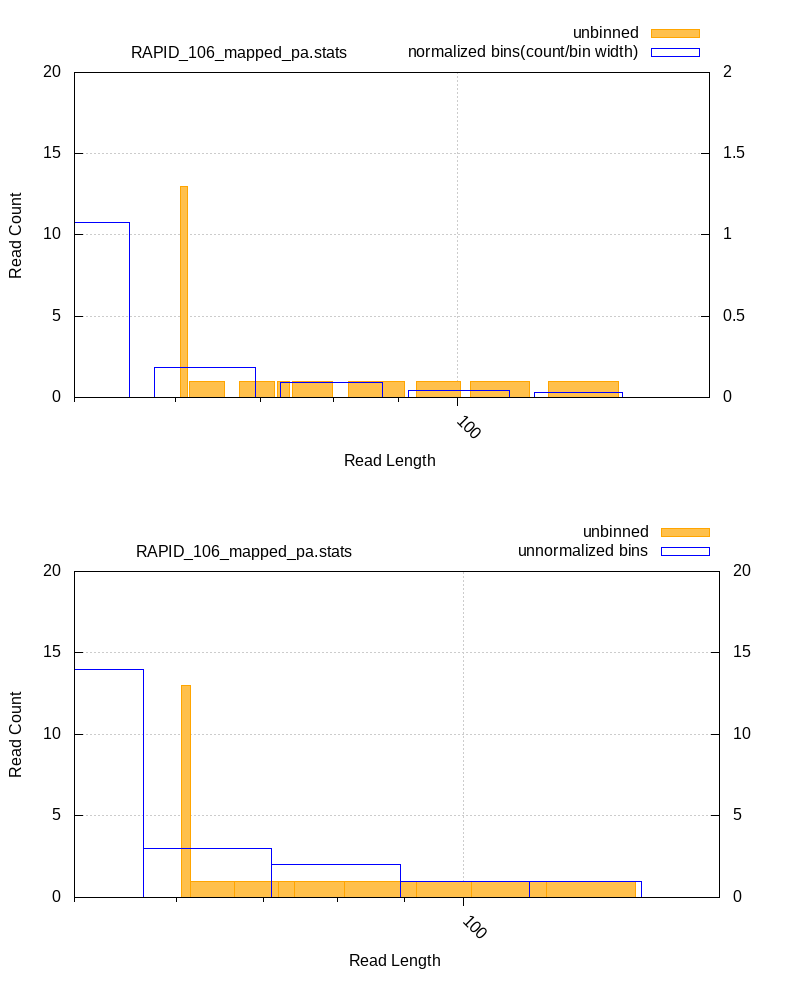

Source code (gnuplot):

        set ytics nomirror
        set y2tic nomirror
        set terminal png size 800,1000 truecolor
        set output "RAPID_106_mapped_pa_plots-read-length.png"
        set grid xtics ytics y2tics back lc rgb "#cccccc"
        set grid noy2tics
        set multiplot layout 2,1 columnsfirst scale 1,0.9
        set yrange[0: 20]
        set ylabel "Read Count"
        set logscale x

        set xrange[50: 158]
        set xtics rotate by -45 out scale 1 nomirror
        set xlabel "Read Length"
        set boxwidth .8 relative
        set title "RAPID_106_mapped_pa.stats" noenhanced
        set title offset -15,-.5
        set key at graph 1, 1.15
        set y2range[0:2]
        plot "RAPID_106_mapped_pa_plots-read_len_rawdata.txt" using 1:2 lt rgb "orange" with boxes fs solid .7 title 'unbinned', "RAPID_106_mapped_pa_plots-read_len_histdata.txt" using 4:3 lt rgb "blue" with boxes title 'normalized bins(count/bin width)' axis x1y2
    
        set boxwidth 1 relative
        set y2range[0:20]
        plot "RAPID_106_mapped_pa_plots-read_len_rawdata.txt" using 1:2 lt rgb "orange" with boxes fs solid .7 title 'unbinned', "RAPID_106_mapped_pa_plots-read_len_histdata.txt" using 4:2 lt rgb "blue" with boxes title 'unnormalized bins' axis x1y2
    